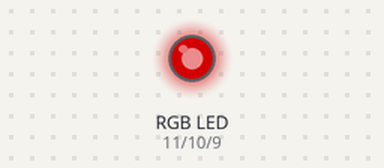
Bench run of a sketch on a simulated Arduino Uno, built with avr-gcc and run on an emulated ATmega328P. On the bench: an RGB LED mixed from three pins (HIGH = lit). Dim RGB values are drawn brighter than linear.

Above: at 0.1 s.
At 0.6 s:
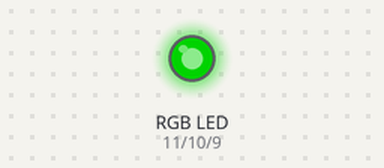
At 1.1 s:
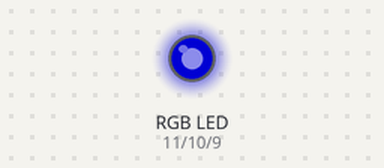
At 2.1 s:
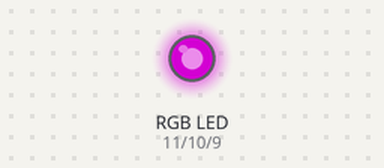
At 2.6 s:
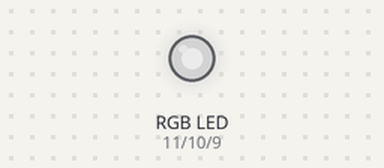
At 38.46 s:
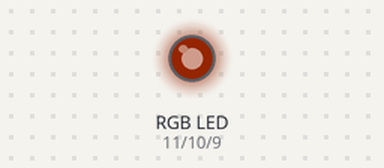
Timing chart, 0 to 40.0 s (numbered marks = the images above):
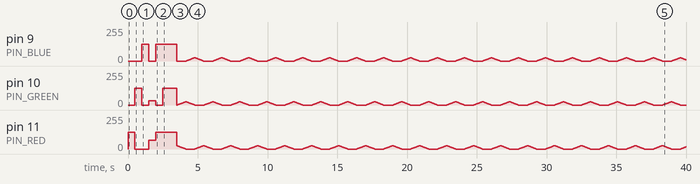

Measured:
- by itself, pin 9 (PIN_BLUE): 0/255 → 125/255 at 1.0 s, → 0/255 0.50 s later, → 125/255 0.50 s later, → 0/255 1.5 s later, … (945 changes in this stretch)
- by itself, pin 11 (PIN_RED): 0/255 → 125/255 at 0.00 s, → 0/255 0.50 s later, → 64/255 1.0 s later, → 125/255 0.50 s later, … (946 changes in this stretch)

The sketch:

day-08_color.ino
```cpp
// CONFIG

#define PIN_RED 11
#define PIN_GREEN 10
#define PIN_BLUE 9

// DATA

struct PWMColor {
  byte red;
  byte green;
  byte blue;
};

// SETUP AND MAIN LOOP

void setup() {
  pinMode(PIN_RED, OUTPUT);
  pinMode(PIN_GREEN, OUTPUT);
  pinMode(PIN_BLUE, OUTPUT);
}

void loop() {
  testPattern();
  delay(500);
  swirl();
}

// HELPERS

void displayColor(const PWMColor* color) {
  char buffer[25];
  sprintf(buffer, "color: { %3d, %3d, %3d }", color->red, color->green, color->blue);
  Serial.println(buffer);
  analogWrite(PIN_RED, color->red);
  analogWrite(PIN_GREEN, color->green);
  analogWrite(PIN_BLUE, color->blue);
}

// TEST PATTERN

void testPattern() {
  testPatternStep(&(PWMColor{125, 0, 0}));
  testPatternStep(&(PWMColor{0, 125, 0}));
  testPatternStep(&(PWMColor{0, 0, 125}));
  testPatternStep(&(PWMColor{64, 32, 0}));
  testPatternStep(&(PWMColor{125, 0, 125}));
  testPatternStep(&(PWMColor{125, 125, 125}));
}

void testPatternStep(const PWMColor* color) {
  displayColor(color);
  delay(500);
}

// SWIRL

void swirl() {
  PWMColor color = { 25, 0, 0 };

  int wait = 25;

  int step = 0;
  while (true) {
    displayColor(&color);
    step = advanceSwirl(step, &color);
    delay(wait);
  }
}

int advanceSwirl(int step, PWMColor* color) {
  switch (step) {
    case 0:
      --color->red;
      ++color->green;
      if (color->red == 0) {
        ++step;
      }
      break;
    case 1:
      --color->green;
      ++color->blue;
      if (color->green == 0) {
        ++step;
      }
      break;
    case 2:
      --color->blue;
      ++color->red;
      if (color->blue == 0) {
        ++step;
      }
      break;
    default:
      step %= 3;
      break;
  }
  return step;
}
```
